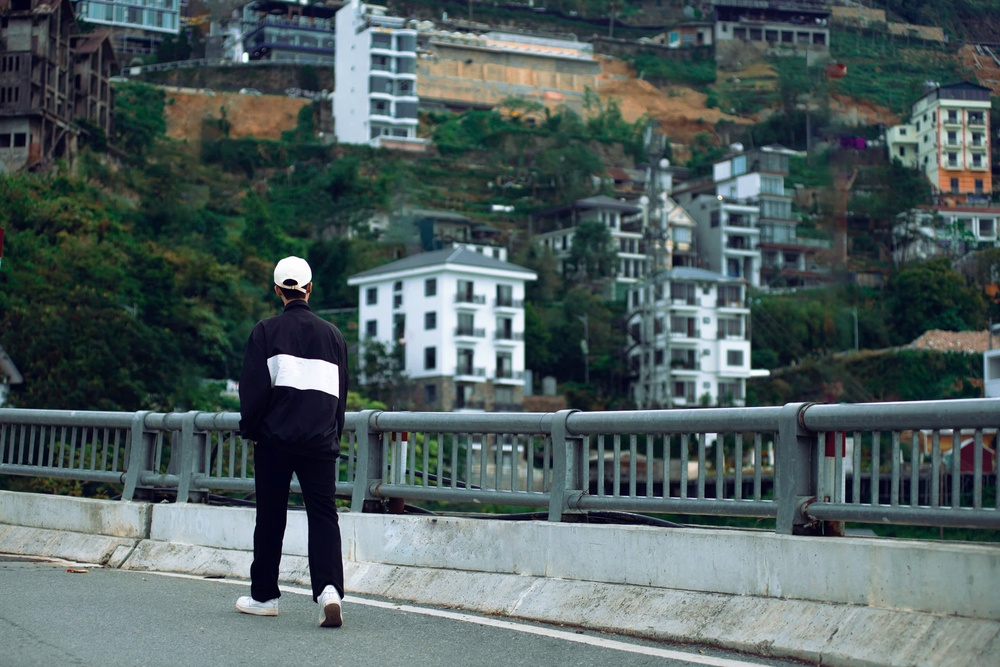
#> input picture BAI1/anh1.jpg, 1000 x 667 px, shrunk from 2560 x 1708 before the run
$ python BaiTapChinhAnh.py
#> lines starting #> are read from the running program, lines starting #| are printed output that depends on the picture
import cv2
import numpy as np
import os

# Đọc ảnh
image = cv2.imread('anh1.jpg', cv2.IMREAD_GRAYSCALE)
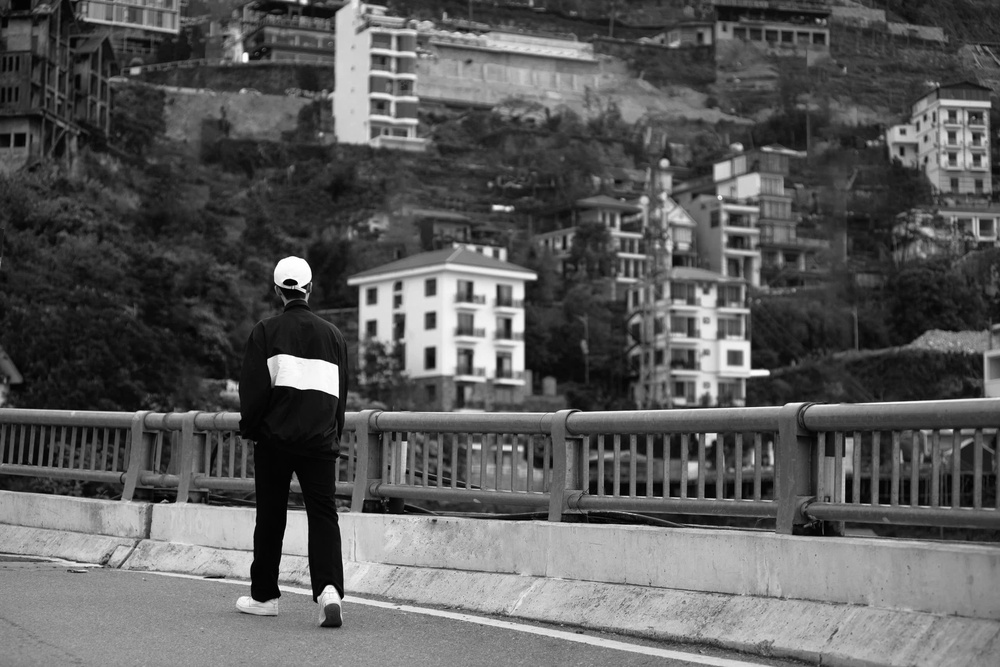
#> image: shape (667, 1000); min 0, max 255, mean 90.7

# Tạo thư mục lưu ảnh nếu chưa tồn tại
output_folder = 'output_images'
if not os.path.exists(output_folder):
    os.makedirs(output_folder)

# 1. Ảnh âm tính
negative_image = 255 - image
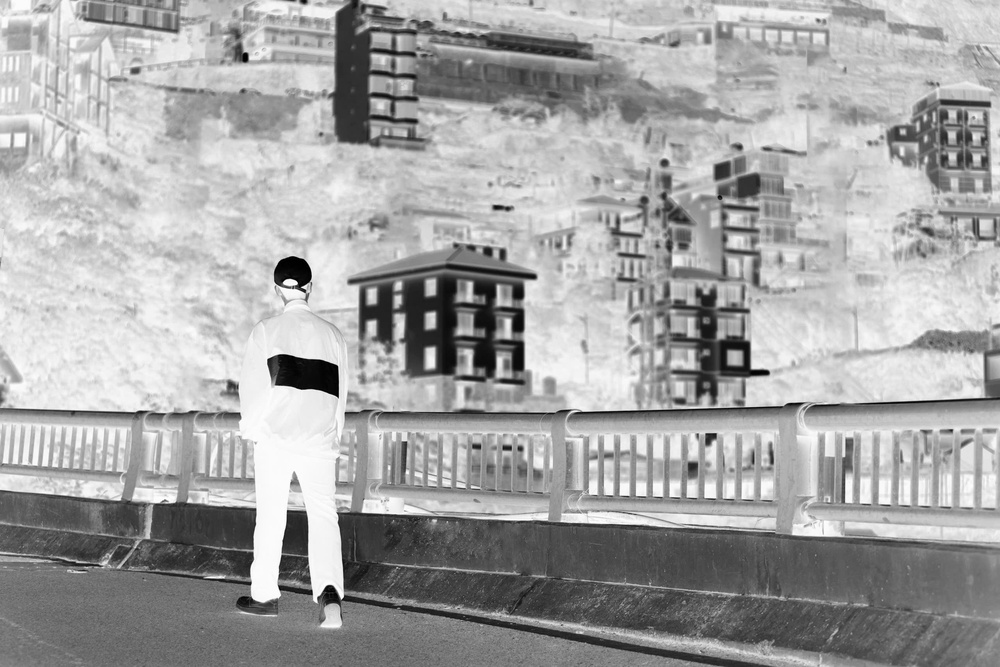
#> negative_image: shape (667, 1000); min 0, max 255, mean 164.3
cv2.imwrite(os.path.join(output_folder, 'negative_image.jpg'), negative_image)

# 2. Tăng độ tương phản với CLAHE
clahe = cv2.createCLAHE(clipLimit=2.0, tileGridSize=(8, 8))
contrast_image = clahe.apply(image)
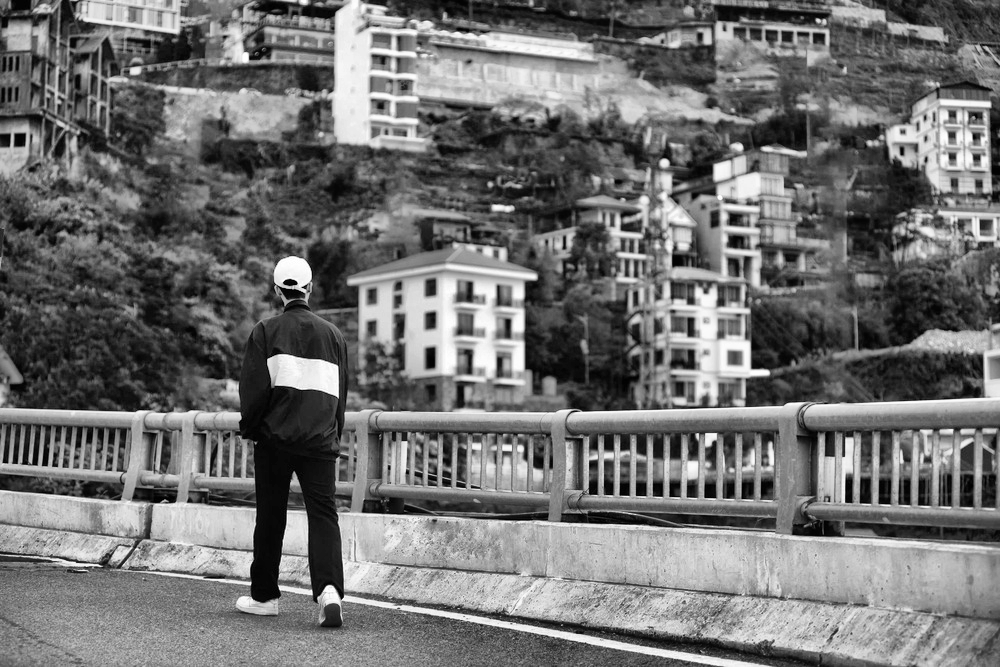
#> contrast_image: shape (667, 1000); min 0, max 255, mean 113
cv2.imwrite(os.path.join(output_folder, 'contrast_image.jpg'), contrast_image)

# 3. Biến đổi log
log_image = np.uint8(np.log1p(image) / np.log1p(np.max(image)) * 255)
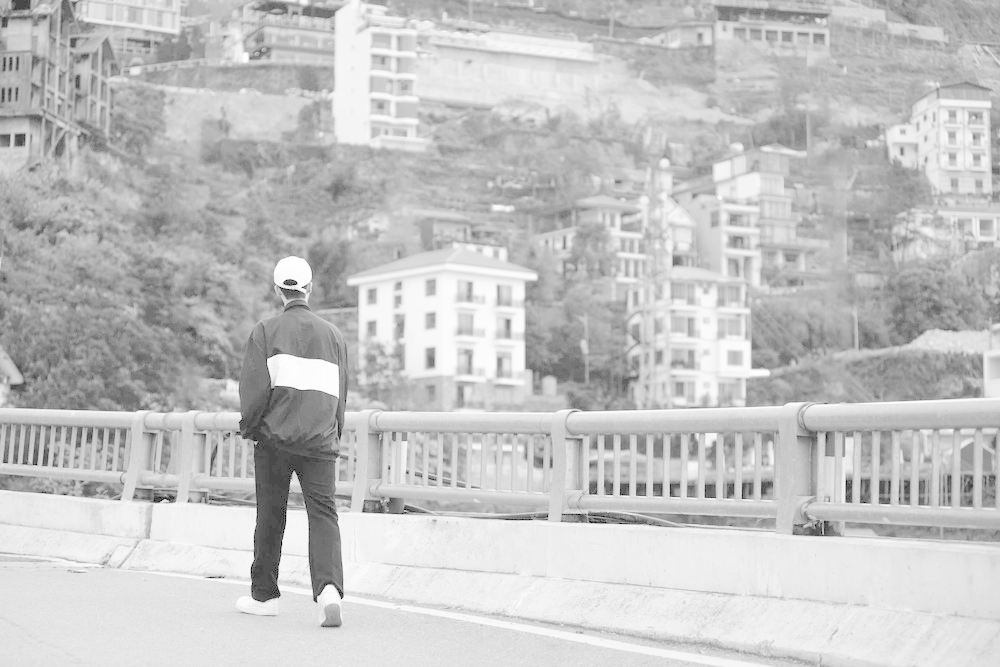
#> log_image: shape (667, 1000); min 0, max 255, mean 195.6
cv2.imwrite(os.path.join(output_folder, 'log_image.jpg'), log_image)

# 4. Cân bằng Histogram
equalized_image = cv2.equalizeHist(image)
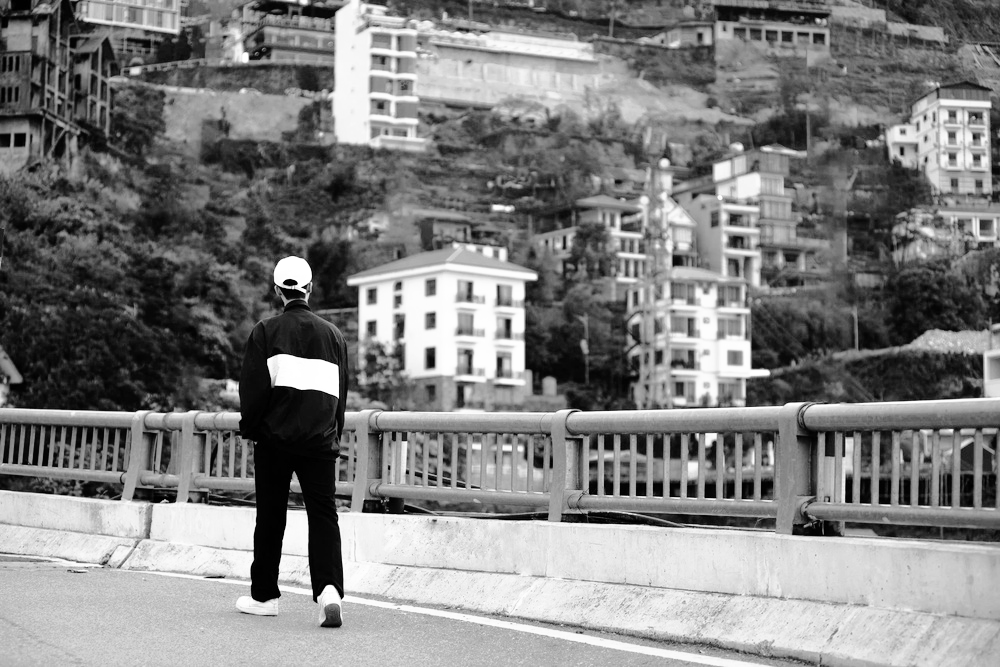
#> equalized_image: shape (667, 1000); min 0, max 255, mean 128.2
cv2.imwrite(os.path.join(output_folder, 'equalized_image.jpg'), equalized_image)

print(f"Ảnh đã được lưu vào thư mục: {output_folder}")
